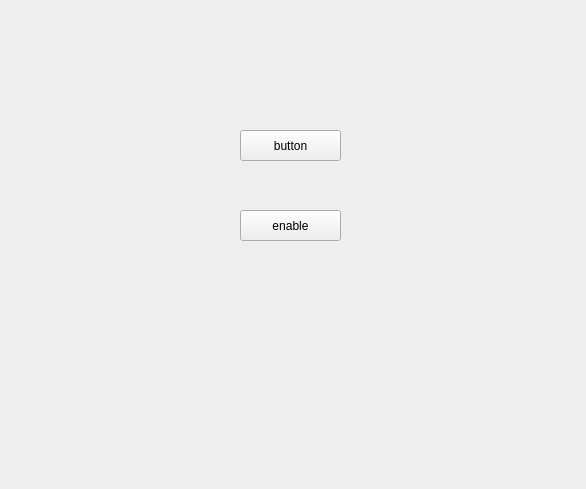
<?xml version="1.0" encoding="UTF-8"?>
<ui version="4.0">
 <class>Widget</class>
 <widget class="QWidget" name="Widget">
  <property name="geometry">
   <rect>
    <x>0</x>
    <y>0</y>
    <width>586</width>
    <height>489</height>
   </rect>
  </property>
  <property name="windowTitle">
   <string>Widget</string>
  </property>
  <widget class="QPushButton" name="pushButton">
   <property name="geometry">
    <rect>
     <x>240</x>
     <y>130</y>
     <width>101</width>
     <height>31</height>
    </rect>
   </property>
   <property name="text">
    <string>button</string>
   </property>
  </widget>
  <widget class="QPushButton" name="pushButton_2">
   <property name="geometry">
    <rect>
     <x>240</x>
     <y>210</y>
     <width>101</width>
     <height>31</height>
    </rect>
   </property>
   <property name="text">
    <string>enable</string>
   </property>
  </widget>
 </widget>
 <resources/>
 <connections/>
</ui>
